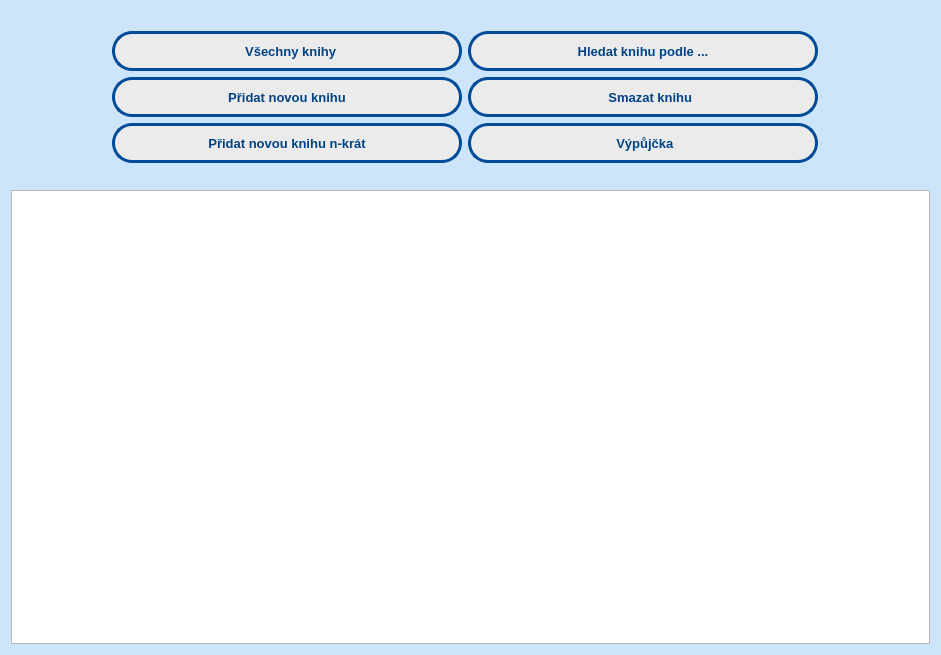
<?xml version="1.0" encoding="UTF-8"?>
<ui version="4.0">
 <class>DialogKnihy</class>
 <widget class="QDialog" name="DialogKnihy">
  <property name="geometry">
   <rect>
    <x>0</x>
    <y>0</y>
    <width>941</width>
    <height>655</height>
   </rect>
  </property>
  <property name="windowTitle">
   <string>Knihy</string>
  </property>
  <property name="styleSheet">
   <string notr="true">#DialogKnihy {
background: rgb(204,229,250);
}
#pushButtonHledat{
background: rgb(235,235,235);
border-radius : 20px;
border : 3px solid rgb( 0,76,153);

}
#pushButtonVsechny{
background: rgb(235,235,235);
border-radius : 20px;
border : 3px solid rgb( 0,76,153);
}
#pushButtonPridatKnihu{
background: rgb(235,235,235);
border-radius : 20px;
border : 3px solid rgb( 0,76,153);

}
#pushButtonSmazatKnihu{
background: rgb(235,235,235);
border-radius : 20px;
border : 3px solid rgb( 0,76,153);
}
#pushButtonVypujcka{
background: rgb(235,235,235);
border-radius : 20px;
border : 3px solid rgb( 0,76,153);
}
#pushButtonPridatNKrat{
background: rgb(235,235,235);
border-radius : 20px;
border : 3px solid rgb( 0,76,153);
}




</string>
  </property>
  <layout class="QGridLayout" name="gridLayout">
   <item row="3" column="1">
    <widget class="QPushButton" name="pushButtonPridatNKrat">
     <property name="minimumSize">
      <size>
       <width>350</width>
       <height>40</height>
      </size>
     </property>
     <property name="maximumSize">
      <size>
       <width>350</width>
       <height>40</height>
      </size>
     </property>
     <property name="font">
      <font>
       <pointsize>10</pointsize>
       <weight>75</weight>
       <bold>true</bold>
      </font>
     </property>
     <property name="styleSheet">
      <string notr="true">#pushButtonPridatNKrat
{
color: rgb(0,67,134)
}</string>
     </property>
     <property name="text">
      <string>Přidat novou knihu n-krát</string>
     </property>
    </widget>
   </item>
   <item row="4" column="2">
    <widget class="QLabel" name="label">
     <property name="font">
      <font>
       <pointsize>10</pointsize>
       <weight>75</weight>
       <bold>true</bold>
      </font>
     </property>
     <property name="text">
      <string/>
     </property>
    </widget>
   </item>
   <item row="3" column="2">
    <widget class="QPushButton" name="pushButtonVypujcka">
     <property name="minimumSize">
      <size>
       <width>350</width>
       <height>40</height>
      </size>
     </property>
     <property name="maximumSize">
      <size>
       <width>350</width>
       <height>40</height>
      </size>
     </property>
     <property name="font">
      <font>
       <pointsize>10</pointsize>
       <weight>75</weight>
       <bold>true</bold>
      </font>
     </property>
     <property name="styleSheet">
      <string notr="true">#pushButtonVypujcka{
color: rgb(0,67,134)
}</string>
     </property>
     <property name="text">
      <string>          Výpůjčka         </string>
     </property>
    </widget>
   </item>
   <item row="1" column="0">
    <spacer name="horizontalSpacer">
     <property name="orientation">
      <enum>Qt::Horizontal</enum>
     </property>
     <property name="sizeHint" stdset="0">
      <size>
       <width>40</width>
       <height>20</height>
      </size>
     </property>
    </spacer>
   </item>
   <item row="1" column="5">
    <spacer name="horizontalSpacer_2">
     <property name="orientation">
      <enum>Qt::Horizontal</enum>
     </property>
     <property name="sizeHint" stdset="0">
      <size>
       <width>40</width>
       <height>20</height>
      </size>
     </property>
    </spacer>
   </item>
   <item row="1" column="2">
    <widget class="QPushButton" name="pushButtonHledat">
     <property name="minimumSize">
      <size>
       <width>350</width>
       <height>40</height>
      </size>
     </property>
     <property name="maximumSize">
      <size>
       <width>350</width>
       <height>40</height>
      </size>
     </property>
     <property name="font">
      <font>
       <pointsize>10</pointsize>
       <weight>75</weight>
       <bold>true</bold>
      </font>
     </property>
     <property name="styleSheet">
      <string notr="true">#pushButtonHledat{
color: rgb(0,67,134)
}</string>
     </property>
     <property name="text">
      <string>Hledat knihu podle ...</string>
     </property>
    </widget>
   </item>
   <item row="0" column="0">
    <spacer name="horizontalSpacer_5">
     <property name="orientation">
      <enum>Qt::Horizontal</enum>
     </property>
     <property name="sizeHint" stdset="0">
      <size>
       <width>40</width>
       <height>20</height>
      </size>
     </property>
    </spacer>
   </item>
   <item row="1" column="1">
    <widget class="QPushButton" name="pushButtonVsechny">
     <property name="minimumSize">
      <size>
       <width>350</width>
       <height>40</height>
      </size>
     </property>
     <property name="maximumSize">
      <size>
       <width>350</width>
       <height>40</height>
      </size>
     </property>
     <property name="font">
      <font>
       <pointsize>10</pointsize>
       <weight>75</weight>
       <bold>true</bold>
      </font>
     </property>
     <property name="styleSheet">
      <string notr="true">#pushButtonVsechny{
color: rgb(0,67,134)
}</string>
     </property>
     <property name="text">
      <string>     Všechny knihy   </string>
     </property>
    </widget>
   </item>
   <item row="5" column="0" colspan="6">
    <widget class="QTableView" name="tableView">
     <property name="styleSheet">
      <string notr="true"/>
     </property>
    </widget>
   </item>
   <item row="2" column="5">
    <spacer name="horizontalSpacer_3">
     <property name="orientation">
      <enum>Qt::Horizontal</enum>
     </property>
     <property name="sizeHint" stdset="0">
      <size>
       <width>40</width>
       <height>20</height>
      </size>
     </property>
    </spacer>
   </item>
   <item row="3" column="0">
    <spacer name="horizontalSpacer_6">
     <property name="orientation">
      <enum>Qt::Horizontal</enum>
     </property>
     <property name="sizeHint" stdset="0">
      <size>
       <width>40</width>
       <height>20</height>
      </size>
     </property>
    </spacer>
   </item>
   <item row="2" column="1">
    <widget class="QPushButton" name="pushButtonPridatKnihu">
     <property name="minimumSize">
      <size>
       <width>350</width>
       <height>40</height>
      </size>
     </property>
     <property name="maximumSize">
      <size>
       <width>350</width>
       <height>40</height>
      </size>
     </property>
     <property name="font">
      <font>
       <pointsize>10</pointsize>
       <weight>75</weight>
       <bold>true</bold>
      </font>
     </property>
     <property name="styleSheet">
      <string notr="true">#pushButtonPridatKnihu
{
color: rgb(0,67,134)
}</string>
     </property>
     <property name="text">
      <string>Přidat novou knihu</string>
     </property>
    </widget>
   </item>
   <item row="2" column="2">
    <widget class="QPushButton" name="pushButtonSmazatKnihu">
     <property name="minimumSize">
      <size>
       <width>350</width>
       <height>40</height>
      </size>
     </property>
     <property name="maximumSize">
      <size>
       <width>350</width>
       <height>40</height>
      </size>
     </property>
     <property name="font">
      <font>
       <pointsize>10</pointsize>
       <weight>75</weight>
       <bold>true</bold>
      </font>
     </property>
     <property name="styleSheet">
      <string notr="true">#pushButtonSmazatKnihu{
color: rgb(0,67,134)
}</string>
     </property>
     <property name="text">
      <string>        Smazat knihu    </string>
     </property>
    </widget>
   </item>
  </layout>
 </widget>
 <resources/>
 <connections/>
</ui>
